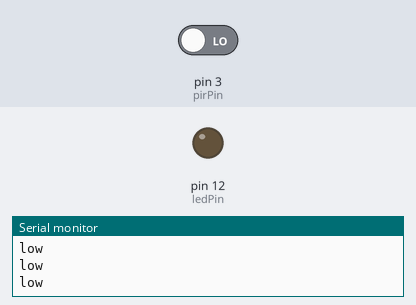
The sketch below on a simulated Arduino Uno, built with avr-gcc and run on an emulated ATmega328P. On the bench: output pins drawn as LEDs (lit = HIGH), the last lines printed to the serial monitor. The test bench sets the inputs (shaded band); at power-on: pin 3 (pirPin) LOW. WiFi joins after 1.5 s; servers stay silent unless stated; uploads are accepted with an empty reply.

Above: at 3.7 s.
3.8 s: pin 3 (pirPin) driven HIGH
At 5.1 s:
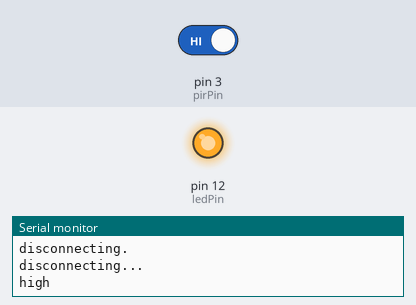
5.8 s: pin 3 (pirPin) driven LOW
At 6.2 s:
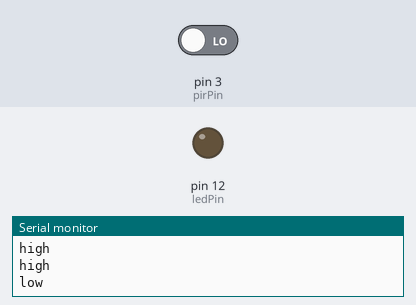
Timing chart, 0 to 8.8 s (numbered marks = the images above; inputs shaded):
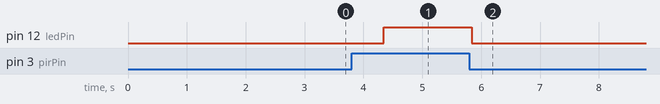

The sketch:

pingClient.ino
```cpp
#include <SPI.h>
#include <Ethernet.h>

int pirPin = 3;
int ledPin = 12;

// Enter a MAC address for your controller below.
// Newer Ethernet shields have a MAC address printed on a sticker on the shield
byte mac[] = { 0xDE, 0xAD, 0xBE, 0xEF, 0xFE, 0xED };
// if you don't want to use DNS (and reduce your sketch size)
// use the numeric IP instead of the name for the server:
//IPAddress server(74,125,232,128);  // numeric IP for Google (no DNS)
char server[] = "pingy-server.herokuapp.com";    // name address for Google (using DNS)

// Set the static IP address to use if the DHCP fails to assign
IPAddress ip(192, 168, 0, 177);

// Initialize the Ethernet client library
// with the IP address and port of the server
// that you want to connect to (port 80 is default for HTTP):
EthernetClient client;

boolean wasLow = false;

void setup() {
  // Open serial communications and wait for port to open:
  Serial.begin(9600);

  pinMode(pirPin, INPUT);
  pinMode(ledPin, OUTPUT);

  // start the Ethernet connection:
  if (Ethernet.begin(mac) == 0) {
    Serial.println("Failed to configure Ethernet using DHCP");
    // try to congifure using IP address instead of DHCP:
    Ethernet.begin(mac, ip);
  }
  // give the Ethernet shield a second to initialize:
  delay(1000);
}

void loop() {

  if(digitalRead(pirPin) == HIGH) {
    Serial.println("high");
    if (wasLow) {
      pingServer();
      wasLow = false;
    }
    digitalWrite(ledPin, HIGH);   //the led visualizes the sensors output pin state

  } else {
    wasLow = true;
    digitalWrite(ledPin, LOW);   //the led visualizes the sensors output pin state
    Serial.println("low");

  }

  delay(500);

}

void pingServer() {

  Serial.println("connecting...");

  // if you get a connection, report back via serial:
  if (client.connect(server, 80)) {
    Serial.println("connected");
    // Make a HTTP request:
    client.println("POST /ping HTTP/1.1");
    client.println("Host: pingy-server.herokuapp.com");
    client.println("Connection: close");
    client.println();

    int counter;
    for (counter = 0; !client.available() && counter < 10; counter++) {
      delay(100);
    }

    while (client.available()) {
      char c = client.read();
      Serial.print(c);
    }

    if (!client.connected()) {
      Serial.println();
      Serial.println("disconnecting.");
      client.stop();
    }

  } else {
    // if you didn't get a connection to the server:
    Serial.println("connection failed");
    resetEthernet();
  }

  Serial.println("disconnecting...");
  client.stop();

}

void resetEthernet() {
 client.stop();
 delay(1000);
 Ethernet.begin(mac);
 delay(1000);
}
```

Measured:
- after the input at 3.8 s, pin 12 (ledPin): LOW → HIGH after 0.54 s
- after the input at 5.8 s, pin 12 (ledPin): HIGH → LOW at once
